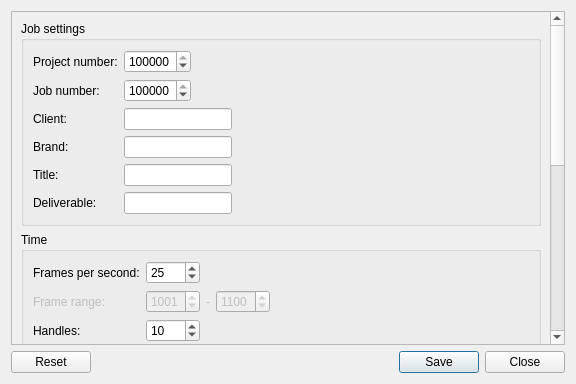
<?xml version="1.0" encoding="UTF-8"?>
<ui version="4.0">
 <class>Dialog</class>
 <widget class="QDialog" name="Dialog">
  <property name="geometry">
   <rect>
    <x>0</x>
    <y>0</y>
    <width>576</width>
    <height>384</height>
   </rect>
  </property>
  <property name="windowTitle">
   <string>Job Settings</string>
  </property>
  <layout class="QVBoxLayout" name="verticalLayout">
   <item>
    <widget class="QScrollArea" name="jobProperties_scrollArea">
     <property name="enabled">
      <bool>true</bool>
     </property>
     <property name="sizePolicy">
      <sizepolicy hsizetype="Expanding" vsizetype="Expanding">
       <horstretch>0</horstretch>
       <verstretch>0</verstretch>
      </sizepolicy>
     </property>
     <property name="styleSheet">
      <string notr="true"/>
     </property>
     <property name="widgetResizable">
      <bool>true</bool>
     </property>
     <property name="alignment">
      <set>Qt::AlignLeading|Qt::AlignLeft|Qt::AlignTop</set>
     </property>
     <property name="noBackground" stdset="0">
      <bool>true</bool>
     </property>
     <widget class="QWidget" name="jobProperties_scrollAreaWidgetContents">
      <property name="geometry">
       <rect>
        <x>0</x>
        <y>0</y>
        <width>535</width>
        <height>799</height>
       </rect>
      </property>
      <layout class="QVBoxLayout" name="verticalLayout_2">
       <item>
        <widget class="QGroupBox" name="job_groupBox">
         <property name="sizePolicy">
          <sizepolicy hsizetype="Preferred" vsizetype="Maximum">
           <horstretch>0</horstretch>
           <verstretch>0</verstretch>
          </sizepolicy>
         </property>
         <property name="title">
          <string>Job settings</string>
         </property>
         <layout class="QFormLayout" name="formLayout">
          <property name="fieldGrowthPolicy">
           <enum>QFormLayout::FieldsStayAtSizeHint</enum>
          </property>
          <item row="0" column="0">
           <widget class="QLabel" name="projNum_label">
            <property name="text">
             <string>Project number:</string>
            </property>
           </widget>
          </item>
          <item row="0" column="1">
           <widget class="QSpinBox" name="projNum_spinBox">
            <property name="sizePolicy">
             <sizepolicy hsizetype="Expanding" vsizetype="Fixed">
              <horstretch>0</horstretch>
              <verstretch>0</verstretch>
             </sizepolicy>
            </property>
            <property name="minimum">
             <number>0</number>
            </property>
            <property name="maximum">
             <number>999999</number>
            </property>
            <property name="value">
             <number>123456</number>
            </property>
           </widget>
          </item>
          <item row="1" column="0">
           <widget class="QLabel" name="jobNum_label">
            <property name="text">
             <string>Job number:</string>
            </property>
           </widget>
          </item>
          <item row="1" column="1">
           <widget class="QSpinBox" name="jobNum_spinBox">
            <property name="sizePolicy">
             <sizepolicy hsizetype="Expanding" vsizetype="Fixed">
              <horstretch>0</horstretch>
              <verstretch>0</verstretch>
             </sizepolicy>
            </property>
            <property name="minimum">
             <number>0</number>
            </property>
            <property name="maximum">
             <number>9999999</number>
            </property>
            <property name="value">
             <number>1234567</number>
            </property>
           </widget>
          </item>
          <item row="2" column="1">
           <widget class="QLineEdit" name="client_lineEdit"/>
          </item>
          <item row="3" column="0">
           <widget class="QLabel" name="brand_label">
            <property name="text">
             <string>Brand:</string>
            </property>
           </widget>
          </item>
          <item row="3" column="1">
           <widget class="QLineEdit" name="brand_lineEdit"/>
          </item>
          <item row="4" column="0">
           <widget class="QLabel" name="title_label">
            <property name="text">
             <string>Title:</string>
            </property>
           </widget>
          </item>
          <item row="5" column="0">
           <widget class="QLabel" name="deliverable_label">
            <property name="text">
             <string>Deliverable:</string>
            </property>
           </widget>
          </item>
          <item row="2" column="0">
           <widget class="QLabel" name="client_label">
            <property name="text">
             <string>Client:</string>
            </property>
           </widget>
          </item>
          <item row="4" column="1">
           <widget class="QLineEdit" name="title_lineEdit"/>
          </item>
          <item row="5" column="1">
           <widget class="QLineEdit" name="deliverable_lineEdit"/>
          </item>
         </layout>
        </widget>
       </item>
       <item>
        <widget class="QGroupBox" name="time_groupBox">
         <property name="sizePolicy">
          <sizepolicy hsizetype="Preferred" vsizetype="Maximum">
           <horstretch>0</horstretch>
           <verstretch>0</verstretch>
          </sizepolicy>
         </property>
         <property name="title">
          <string>Time</string>
         </property>
         <layout class="QFormLayout" name="formLayout_4">
          <property name="fieldGrowthPolicy">
           <enum>QFormLayout::ExpandingFieldsGrow</enum>
          </property>
          <item row="0" column="0">
           <widget class="QLabel" name="fps_label">
            <property name="text">
             <string>Frames per second:</string>
            </property>
           </widget>
          </item>
          <item row="0" column="1">
           <widget class="QSpinBox" name="fps_spinBox">
            <property name="minimum">
             <number>1</number>
            </property>
            <property name="maximum">
             <number>5000</number>
            </property>
            <property name="value">
             <number>25</number>
            </property>
           </widget>
          </item>
          <item row="1" column="0">
           <widget class="QLabel" name="range_label">
            <property name="enabled">
             <bool>false</bool>
            </property>
            <property name="text">
             <string>Frame range:</string>
            </property>
           </widget>
          </item>
          <item row="1" column="1">
           <layout class="QHBoxLayout" name="range_horizontalLayout">
            <item>
             <widget class="QSpinBox" name="in_spinBox">
              <property name="enabled">
               <bool>false</bool>
              </property>
              <property name="minimum">
               <number>1</number>
              </property>
              <property name="maximum">
               <number>9999</number>
              </property>
              <property name="value">
               <number>1001</number>
              </property>
             </widget>
            </item>
            <item>
             <widget class="QLabel" name="rangeSep_label">
              <property name="enabled">
               <bool>false</bool>
              </property>
              <property name="sizePolicy">
               <sizepolicy hsizetype="Maximum" vsizetype="Preferred">
                <horstretch>0</horstretch>
                <verstretch>0</verstretch>
               </sizepolicy>
              </property>
              <property name="text">
               <string>-</string>
              </property>
             </widget>
            </item>
            <item>
             <widget class="QSpinBox" name="out_spinBox">
              <property name="enabled">
               <bool>false</bool>
              </property>
              <property name="minimum">
               <number>1</number>
              </property>
              <property name="maximum">
               <number>9999</number>
              </property>
              <property name="value">
               <number>1100</number>
              </property>
             </widget>
            </item>
           </layout>
          </item>
          <item row="2" column="0">
           <widget class="QLabel" name="handles_label">
            <property name="text">
             <string>Handles:</string>
            </property>
           </widget>
          </item>
          <item row="2" column="1">
           <widget class="QSpinBox" name="handles_spinBox">
            <property name="maximum">
             <number>9999</number>
            </property>
            <property name="value">
             <number>10</number>
            </property>
           </widget>
          </item>
         </layout>
        </widget>
       </item>
       <item>
        <widget class="QGroupBox" name="res_groupBox">
         <property name="sizePolicy">
          <sizepolicy hsizetype="Preferred" vsizetype="Maximum">
           <horstretch>0</horstretch>
           <verstretch>0</verstretch>
          </sizepolicy>
         </property>
         <property name="title">
          <string>Resolution</string>
         </property>
         <layout class="QFormLayout" name="formLayout_6">
          <property name="fieldGrowthPolicy">
           <enum>QFormLayout::ExpandingFieldsGrow</enum>
          </property>
          <item row="1" column="0">
           <widget class="QLabel" name="resPreset_label">
            <property name="text">
             <string>Preset:</string>
            </property>
           </widget>
          </item>
          <item row="1" column="1">
           <widget class="QComboBox" name="resPreset_comboBox">
            <item>
             <property name="text">
              <string>HD 1080p</string>
             </property>
            </item>
            <item>
             <property name="text">
              <string>HD 720p</string>
             </property>
            </item>
            <item>
             <property name="text">
              <string>PAL 576p 16:9</string>
             </property>
            </item>
            <item>
             <property name="text">
              <string>PAL 576p 4:3</string>
             </property>
            </item>
           </widget>
          </item>
          <item row="2" column="0">
           <widget class="QLabel" name="res_label">
            <property name="text">
             <string>Full size resolution:</string>
            </property>
           </widget>
          </item>
          <item row="2" column="1">
           <layout class="QHBoxLayout" name="res_horizontalLayout">
            <item>
             <widget class="QSpinBox" name="resX_spinBox">
              <property name="minimum">
               <number>1</number>
              </property>
              <property name="maximum">
               <number>99999</number>
              </property>
              <property name="value">
               <number>1920</number>
              </property>
             </widget>
            </item>
            <item>
             <widget class="QLabel" name="resSep_label">
              <property name="sizePolicy">
               <sizepolicy hsizetype="Maximum" vsizetype="Preferred">
                <horstretch>0</horstretch>
                <verstretch>0</verstretch>
               </sizepolicy>
              </property>
              <property name="text">
               <string>x</string>
              </property>
             </widget>
            </item>
            <item>
             <widget class="QSpinBox" name="resY_spinBox">
              <property name="minimum">
               <number>1</number>
              </property>
              <property name="maximum">
               <number>99999</number>
              </property>
              <property name="value">
               <number>1080</number>
              </property>
             </widget>
            </item>
           </layout>
          </item>
          <item row="3" column="0">
           <widget class="QLabel" name="proxyMode_label">
            <property name="text">
             <string>Proxy mode:</string>
            </property>
           </widget>
          </item>
          <item row="3" column="1">
           <layout class="QHBoxLayout" name="proxyMode_horizontalLayout">
            <item>
             <widget class="QRadioButton" name="scale_radioButton">
              <property name="text">
               <string>Scale</string>
              </property>
              <property name="checked">
               <bool>true</bool>
              </property>
             </widget>
            </item>
            <item>
             <widget class="QRadioButton" name="res_radioButton">
              <property name="text">
               <string>Resolution</string>
              </property>
             </widget>
            </item>
           </layout>
          </item>
          <item row="4" column="0">
           <widget class="QLabel" name="proxyScale_label">
            <property name="text">
             <string>Proxy scale:</string>
            </property>
           </widget>
          </item>
          <item row="4" column="1">
           <layout class="QHBoxLayout" name="proxyScale_horizontalLayout">
            <item>
             <widget class="QDoubleSpinBox" name="proxyScale_doubleSpinBox">
              <property name="maximum">
               <double>1.000000000000000</double>
              </property>
              <property name="singleStep">
               <double>0.010000000000000</double>
              </property>
              <property name="value">
               <double>0.500000000000000</double>
              </property>
             </widget>
            </item>
           </layout>
          </item>
          <item row="5" column="0">
           <widget class="QLabel" name="proxyRes_label">
            <property name="text">
             <string>Proxy resolution:</string>
            </property>
           </widget>
          </item>
          <item row="5" column="1">
           <layout class="QHBoxLayout" name="proxyRes_horizontalLayout">
            <item>
             <widget class="QSpinBox" name="proxyResX_spinBox">
              <property name="minimum">
               <number>1</number>
              </property>
              <property name="maximum">
               <number>99999</number>
              </property>
              <property name="value">
               <number>960</number>
              </property>
             </widget>
            </item>
            <item>
             <widget class="QLabel" name="proxyResSep_label">
              <property name="sizePolicy">
               <sizepolicy hsizetype="Maximum" vsizetype="Preferred">
                <horstretch>0</horstretch>
                <verstretch>0</verstretch>
               </sizepolicy>
              </property>
              <property name="text">
               <string>x</string>
              </property>
             </widget>
            </item>
            <item>
             <widget class="QSpinBox" name="proxyResY_spinBox">
              <property name="minimum">
               <number>1</number>
              </property>
              <property name="maximum">
               <number>99999</number>
              </property>
              <property name="value">
               <number>540</number>
              </property>
             </widget>
            </item>
           </layout>
          </item>
          <item row="6" column="1">
           <widget class="QCheckBox" name="preserveAR_checkBox">
            <property name="text">
             <string>Preserve aspect ratio</string>
            </property>
            <property name="checked">
             <bool>true</bool>
            </property>
           </widget>
          </item>
         </layout>
        </widget>
       </item>
       <item>
        <widget class="QGroupBox" name="apps_groupBox">
         <property name="sizePolicy">
          <sizepolicy hsizetype="Preferred" vsizetype="Maximum">
           <horstretch>0</horstretch>
           <verstretch>0</verstretch>
          </sizepolicy>
         </property>
         <property name="title">
          <string>Preferred application versions</string>
         </property>
         <layout class="QFormLayout" name="formLayout_3">
          <property name="fieldGrowthPolicy">
           <enum>QFormLayout::ExpandingFieldsGrow</enum>
          </property>
          <item row="0" column="0">
           <widget class="QLabel" name="maya_label">
            <property name="text">
             <string>Maya:</string>
            </property>
           </widget>
          </item>
          <item row="0" column="1">
           <widget class="QComboBox" name="maya_comboBox"/>
          </item>
          <item row="1" column="0">
           <widget class="QLabel" name="mudbox_label">
            <property name="text">
             <string>Mudbox:</string>
            </property>
           </widget>
          </item>
          <item row="1" column="1">
           <widget class="QComboBox" name="mudbox_comboBox"/>
          </item>
         </layout>
        </widget>
       </item>
       <item>
        <widget class="QGroupBox" name="other_groupBox">
         <property name="sizePolicy">
          <sizepolicy hsizetype="Preferred" vsizetype="Maximum">
           <horstretch>0</horstretch>
           <verstretch>0</verstretch>
          </sizepolicy>
         </property>
         <property name="title">
          <string>Other settings</string>
         </property>
         <layout class="QFormLayout" name="formLayout_7">
          <property name="fieldGrowthPolicy">
           <enum>QFormLayout::ExpandingFieldsGrow</enum>
          </property>
          <item row="0" column="0">
           <widget class="QLabel" name="board_label">
            <property name="text">
             <string>Production board URL:</string>
            </property>
           </widget>
          </item>
          <item row="0" column="1">
           <widget class="QLineEdit" name="board_lineEdit"/>
          </item>
         </layout>
        </widget>
       </item>
       <item>
        <spacer name="verticalSpacer_4">
         <property name="orientation">
          <enum>Qt::Vertical</enum>
         </property>
         <property name="sizeHint" stdset="0">
          <size>
           <width>20</width>
           <height>40</height>
          </size>
         </property>
        </spacer>
       </item>
      </layout>
     </widget>
    </widget>
   </item>
   <item>
    <widget class="QDialogButtonBox" name="jobSettings_buttonBox">
     <property name="standardButtons">
      <set>QDialogButtonBox::Close|QDialogButtonBox::Reset|QDialogButtonBox::Save</set>
     </property>
    </widget>
   </item>
  </layout>
 </widget>
 <resources/>
 <connections/>
</ui>
